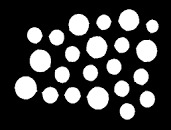
#> input picture Morphological_Operations/image.jpeg, 171 x 130 px, found by its file name
$ python holefilling.py
#> lines starting #> are read from the running program, lines starting #| are printed output that depends on the picture
import cv2
import numpy as np

# Read the input image in grayscale
input_image = cv2.imread('/Users/sayakghorai/Desktop/DIP_Codes/Morphological_Operations/image.jpeg', cv2.IMREAD_GRAYSCALE)
#> input_image is the input picture: shape (130, 171); min 0, max 255, mean 62

# Define structuring element (kernel) for morphological operations
kernel_size = 5
structuring_element = np.ones((kernel_size, kernel_size), dtype=np.uint8)

# Function for Dilation operation
def dilation(image, structuring_element):
    height, width = image.shape
    output = np.zeros((height, width), dtype=np.uint8)
    k_height, k_width = structuring_element.shape
    k_center_x, k_center_y = k_width // 2, k_height // 2
    for i in range(0, height):
        for j in range(0, width):
            try:
                roi = image[i - k_center_y:i + k_center_y + 1, j - k_center_x:j + k_center_x + 1]
                output[i, j] = np.max(roi)
            except:
                continue
    return output

# Function for Erosion operation
def erosion(image, kernel):
    height, width = image.shape
#> height = 130; width = 171
    output = np.zeros((height, width), dtype=np.uint8)
    k_height, k_width = kernel.shape
    k_center_x, k_center_y = k_width // 2, k_height // 2
    for i in range(0, height):
        for j in range(0, width):
            try:
                roi = image[i - k_center_y:i + k_center_y + 1, j - k_center_x:j + k_center_x + 1]
                output[i, j] = np.min(roi)
            except:
                continue
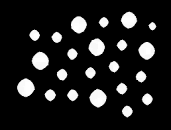
#> output: shape (130, 171); min 0, max 255, mean 30.4
    return output

# Create the negation of the hole mask
hole_mask = input_image - erosion(input_image, structuring_element)
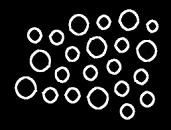
#> hole_mask: shape (130, 171); min 0, max 255, mean 31.6

# Initialize X0 with a single white pixel belonging to the hole
X0 = np.zeros_like(input_image, dtype=np.uint8)
X0[0, 0] = 255

# Iterate to dilate Xn and update it with the intersection of Xn and negation of the hole mask
Xn = X0.copy()

while not np.array_equal(Xn, dilation(Xn, structuring_element)):
#> (the run stopped early here; a loop or call above may not have finished)
